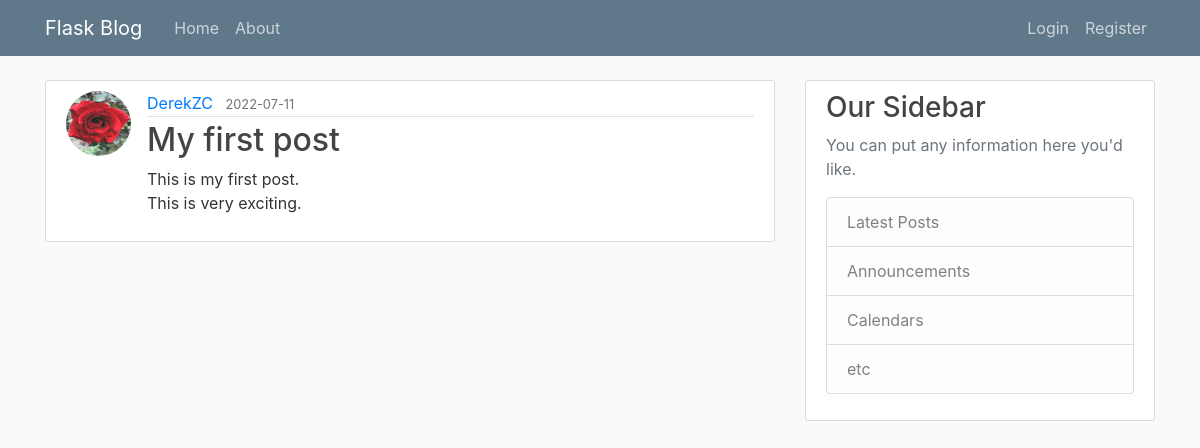
Before: /post/1 with the older database file.
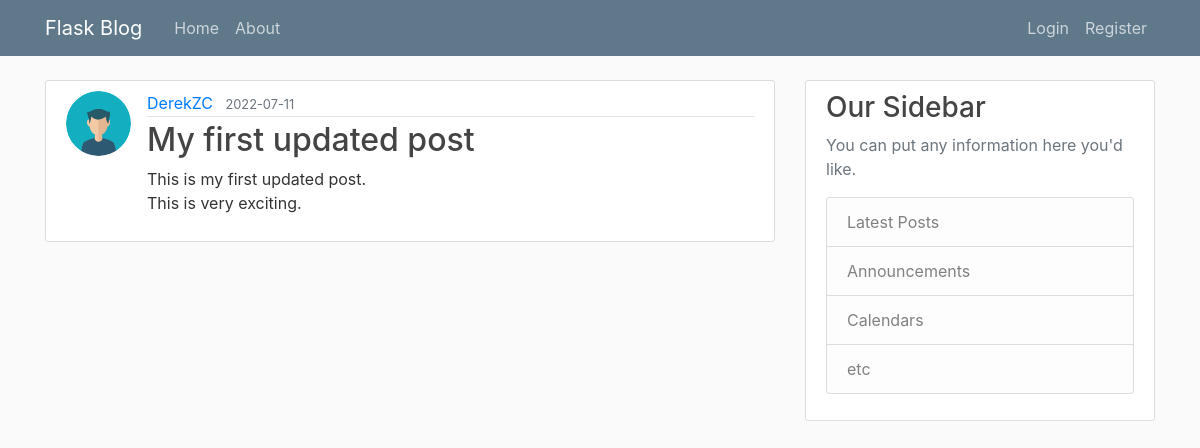
After: the same page with the newer database file.
### flaskblog/models.py (models this page shows, shortened)
class User(db.Model, UserMixin):
    id         = db.Column(db.Integer, primary_key=True)    # primary_key is a unique id for our user
    username   = db.Column(db.String(20), unique=True, nullable=False)   # 20 character max length, must be unique, can't null bc username required
    email      = db.Column(db.String(120), unique=True, nullable=False)
    image_file = db.Column(db.String(20), nullable=False, default='default.jpg')
    password   = db.Column(db.String(60), nullable=False)
    posts      = db.relationship('Post', backref='author', lazy=True)    # runs in the background b/c not a column

class Post(db.Model):
    id          = db.Column(db.Integer, primary_key=True)
    title       = db.Column(db.String(100), nullable=False)
    date_posted = db.Column(db.DateTime, nullable=False, default=datetime.utcnow)
    content     = db.Column(db.Text, nullable=False)
    user_id     = db.Column(db.Integer, db.ForeignKey('user.id'), nullable=False) # user.id is going to be the user who authored the post

### flaskblog/posts/routes.py (the view)
@posts.route("/post/<int:post_id>")
def post(post_id):
    post = Post.query.get_or_404(post_id)
    return render_template('post.html', title=post.title, post=post)

### flaskblog/templates/post.html (shortened to what this page needs)
{% extends "layout.html" %}
{% block content %}
  <article class="media content-section">
    <img class="rounded-circle article-img" src="{{ url_for('static', filename='profile_pics/' + post.author.image_file) }}">
    <div class="media-body">
      <div class="article-metadata">
        <a class="mr-2" href="{{ url_for('users.user_posts', username=post.author.username) }}">{{ post.author.username }}</a>
        <small class="text-muted">{{ post.date_posted.strftime('%Y-%m-%d') }}</small>
      </div>
      <h2 class="article-title">{{ post.title }}</h2>
      <p class="article-content">{{ post.content }}</p>
    </div>
  </article>
{% endblock content %}

Changed rows visible on the page:
changed User "DerekZC": image_file: a different picture
changed Post: title "My first post" → "My first updated post"; content "This is my first post. This is very exciting." → "This is my first updated post. This is very exciting."
